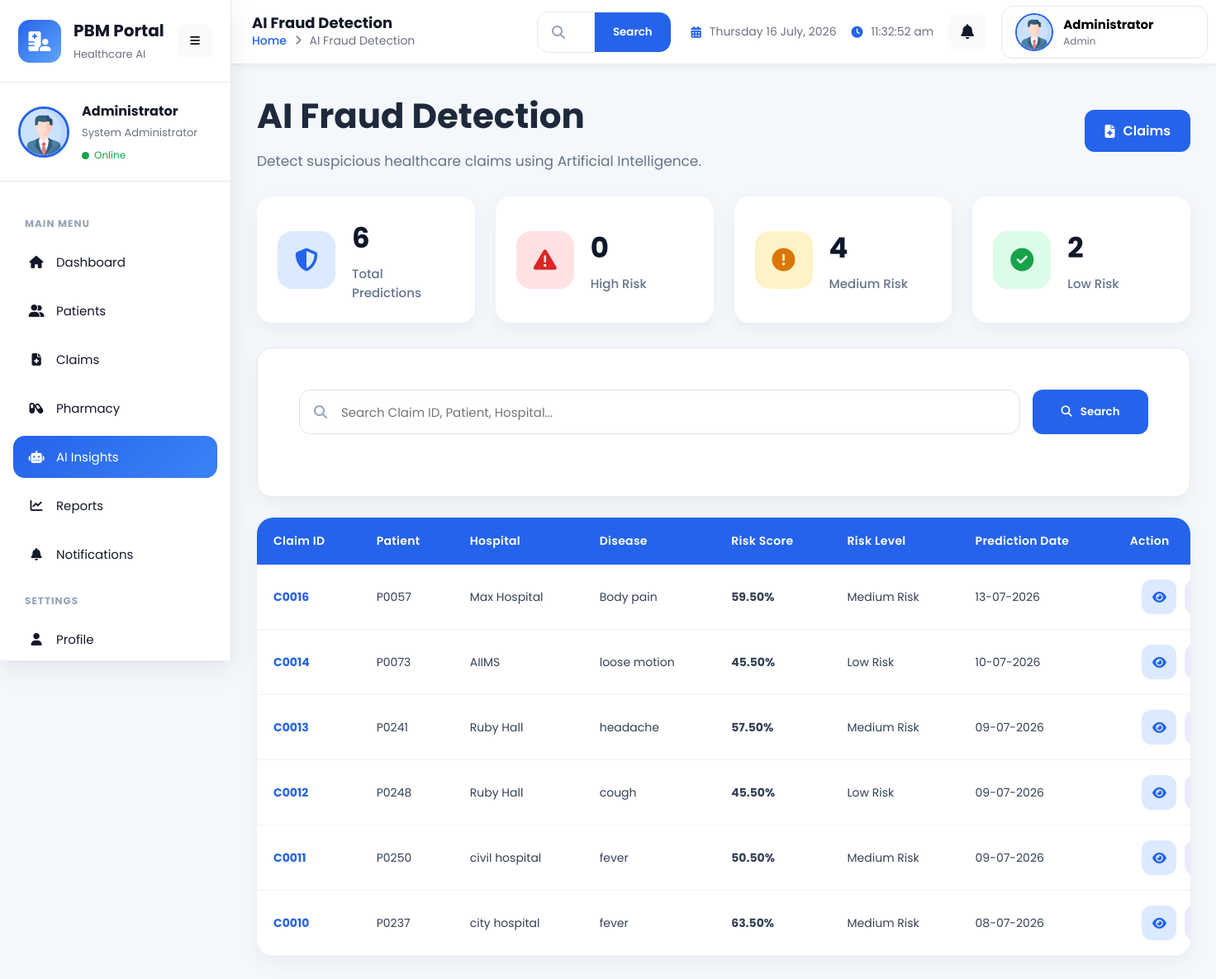
Before: /fraud/ with the older database file.
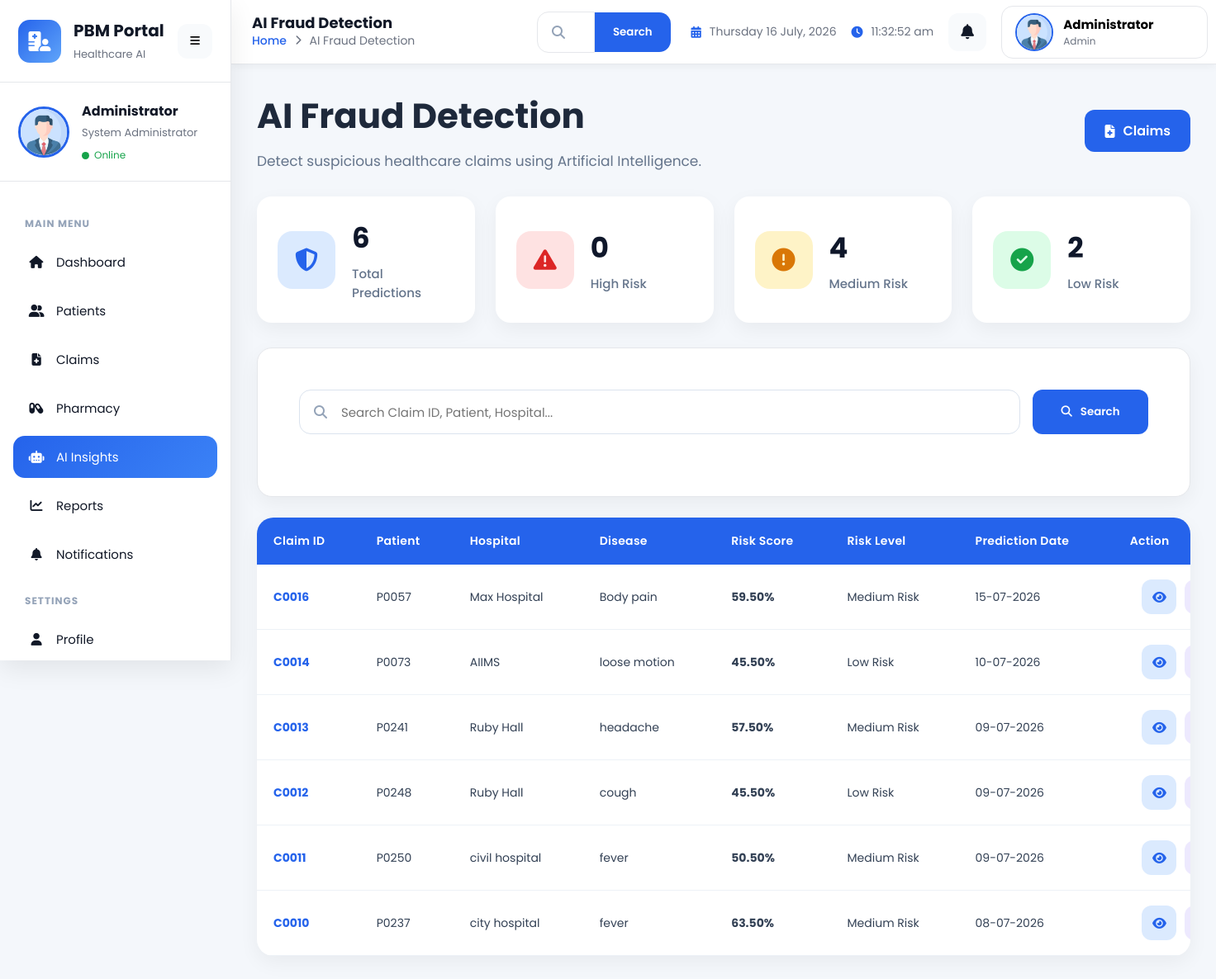
After: the same page with the newer database file.
### app/models/claim.py (models this page shows, shortened)
class Claim(db.Model):
    __tablename__ = "claims"
    id = db.Column(
        db.Integer,
        primary_key=True
    )
    claim_id = db.Column(
        db.String(20),
        unique=True,
        nullable=False,
        index=True
    )
    patient_id = db.Column(
        db.String(20),
        db.ForeignKey("patients.patient_id"),
        nullable=False,
        index=True
    )
    hospital_name = db.Column(
        db.String(150),
        nullable=False
    )
    doctor_name = db.Column(
        db.String(150),
        nullable=False
    )
    disease = db.Column(
        db.String(120),
        nullable=False
    )
    claim_amount = db.Column(
        db.Float,
        nullable=False
    )
    treatment_date = db.Column(
        db.Date,
        nullable=False
    )
    submission_date = db.Column(
        db.DateTime,
        default=datetime.utcnow,
        nullable=False
    )
    status = db.Column(
        db.String(20),
        default="Pending",
        nullable=False
    )
    predicted_risk = db.Column(
    db.Float,
    default=0.0
    )
    risk_level = db.Column(
        db.String(20),
        default="Not Predicted"
    )
    duplicate_claim = db.Column(
        db.Boolean,
        default=False
    )
    ai_remark = db.Column(
        db.Text
    )
    prediction_date = db.Column(
        db.DateTime
    )
    remarks = db.Column(
        db.Text
    )
    created_at = db.Column(
        db.DateTime,
        default=datetime.utcnow
    )
    updated_at = db.Column(
        db.DateTime,
        default=datetime.utcnow,
        onupdate=datetime.utcnow
    )
    patient = db.relationship(
        "Patient",
        backref=db.backref(
            "claims",
            lazy=True
        )
    )

### app/routes/fraud.py (the view, shortened to what this page needs)
@fraud_bp.route("/")
def index():
    page = request.args.get(
        "page",
        1,
        type=int
    )
    search = request.args.get(
        "search",
        "",
        type=str
    ).strip()
    query = Claim.query.filter(
        Claim.prediction_date.isnot(None)
    )
    fraud = query.order_by(
        Claim.id.desc()
    ).paginate(
        page=page,
        per_page=RECORDS_PER_PAGE,
        error_out=False
    )
    total_predictions = Claim.query.filter(
        Claim.prediction_date.isnot(None)
    ).count()
    high_risk = Claim.query.filter(
        Claim.risk_level == "High"
    ).count()
    medium_risk = Claim.query.filter(
        Claim.risk_level == "Medium"
    ).count()
    low_risk = Claim.query.filter(
        Claim.risk_level == "Low"
    ).count()
    duplicate_claims = Claim.query.filter(
        Claim.duplicate_claim == True
    ).count()
    recent_high_risk = Claim.query.filter(
        Claim.risk_level == "High"
    ).order_by(
        Claim.prediction_date.desc()
    ).limit(5).all()
    return render_template(
        "fraud/index.html",
        page_title="AI Fraud Detection",
        fraud=fraud,
        search=search,
        total_predictions=total_predictions,
        high_risk=high_risk,
        medium_risk=medium_risk,
        low_risk=low_risk,
        duplicate_claims=duplicate_claims,
        recent_high_risk=recent_high_risk
    )

### app/templates/fraud/index.html (shortened to what this page needs)
{% extends "dashboard_layout.html" %}
{% block extra_css %}
<link
rel="stylesheet"
href="{{ url_for('static', filename='css/fraud.css') }}">
{% endblock %}
{% block content %}
<div class="fraud-page">
    <div class="page-header">
        <div>
            <h1>
                AI Fraud Detection
            </h1>
            <p>
                Detect suspicious healthcare claims using Artificial Intelligence.
            </p>
        </div>
        <div>
            <a
            href="{{ url_for('claim.index') }}"
            class="btn btn-primary">
                <i class="fa-solid fa-file-medical"></i>
                Claims
            </a>
        </div>
    </div>
    <div class="stats-grid">
        <div class="stat-card">
            <div class="stat-icon blue">
                <i class="fa-solid fa-shield-halved"></i>
            </div>
            <div class="stat-content">
                <h2>
                    {{ total_predictions }}
                </h2>
                <span>
                    Total Predictions
                </span>
            </div>
        </div>
        <div class="stat-card">
            <div class="stat-icon red">
                <i class="fa-solid fa-triangle-exclamation"></i>
            </div>
            <div class="stat-content">
                <h2>
                    {{ high_risk }}
                </h2>
                <span>
                    High Risk
                </span>
            </div>
        </div>
        <div class="stat-card">
            <div class="stat-icon yellow">
                <i class="fa-solid fa-circle-exclamation"></i>
            </div>
            <div class="stat-content">
                <h2>
                    {{ medium_risk }}
                </h2>
                <span>
                    Medium Risk
                </span>
            </div>
        </div>
        <div class="stat-card">
            <div class="stat-icon green">
                <i class="fa-solid fa-circle-check"></i>
            </div>
            <div class="stat-content">
                <h2>
                    {{ low_risk }}
                </h2>
                <span>
                    Low Risk
                </span>
            </div>
        </div>
    </div>
    <div class="card">
        <div class="card-body">
            <div class="table-toolbar">
                <form
                method="GET"
                class="search-form">
                    <div class="search-box">
                        <i class="fa-solid fa-magnifying-glass"></i>
                        <input
                            type="text"
                            name="search"
                            placeholder="Search Claim ID, Patient, Hospital..."
                            value="{{ search }}">
                    </div>
                    <button
                    type="submit"
                    class="btn btn-primary">
                        <i class="fa-solid fa-magnifying-glass"></i>
                        Search
                    </button>
                </form>
            </div>
        </div>
    </div>
    <div class="table-container">
        <table class="fraud-table">
            <thead>
                <tr>
                    <th>Claim ID</th>
                    <th>Patient</th>
                    <th>Hospital</th>
                    <th>Disease</th>
                    <th>Risk Score</th>
                    <th>Risk Level</th>
                    <th>Prediction Date</th>
                    <th>Action</th>
                </tr>
            </thead>
            <tbody>
                {% if fraud.items %}
                    {% for claim in fraud.items %}
                    <tr>
                        <td>
                            <span class="claim-id">
                                {{ claim.claim_id }}
                            </span>
                        </td>
                        <td>
                            {{ claim.patient_id }}
                        </td>
                        <td>
                            {{ claim.hospital_name }}
                        </td>
                        <td>
                            {{ claim.disease }}
                        </td>
                        <td>
                            <strong>
                                {{ "%.2f"|format(claim.predicted_risk or 0) }}%
                            </strong>
                        </td>
                        <td>
                            {% if claim.risk_level == "High" %}
                                <span>
                                    High Risk
                                </span>
                            {% elif claim.risk_level == "Medium" %}
                                <span>
                                    Medium Risk
                                </span>
                            {% elif claim.risk_level == "Low" %}
                                <span>
                                    Low Risk
                                </span>
                            {% else %}
                                <span>
                                    Not Predicted
                                </span>
                            {% endif %}
                        </td>
                        <td>
                            {% if claim.prediction_date %}
                                {{ claim.prediction_date.strftime("%d-%m-%Y") }}
                            {% else %}
                                --
                            {% endif %}
                        </td>
                        <td>
                            <div class="action-buttons">
                                <a
                                href="{{ url_for('claim.details', id=claim.id) }}"
                                class="btn-action view"
                                title="View Claim">
                                    <i class="fa-solid fa-eye"></i>
                                </a>
                                <a
                                href="{{ url_for('fraud.predict', id=claim.id) }}"
                                class="btn-action predict"
                                title="Run Prediction Again">
                                </a>
                            </div>
                        </td>
                    </tr>
                    {% endfor %}
                {% endif %}
            </tbody>
        </table>
</div>
{% endblock %}

Changed rows visible on the page:
changed Claim "Max Hospital": prediction_date "13-07-2026" → "15-07-2026"
